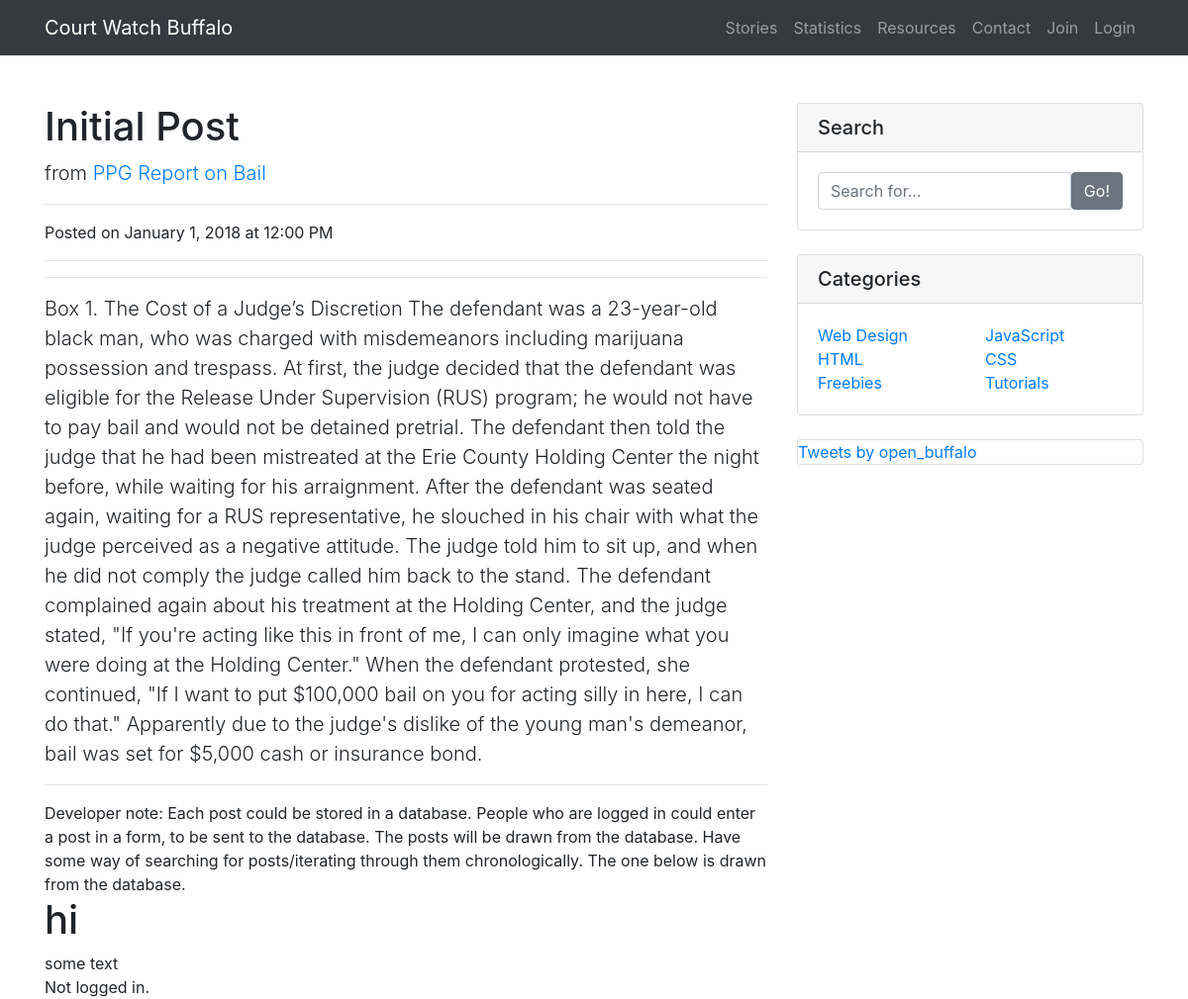
Before: /stories/ with the older database file.
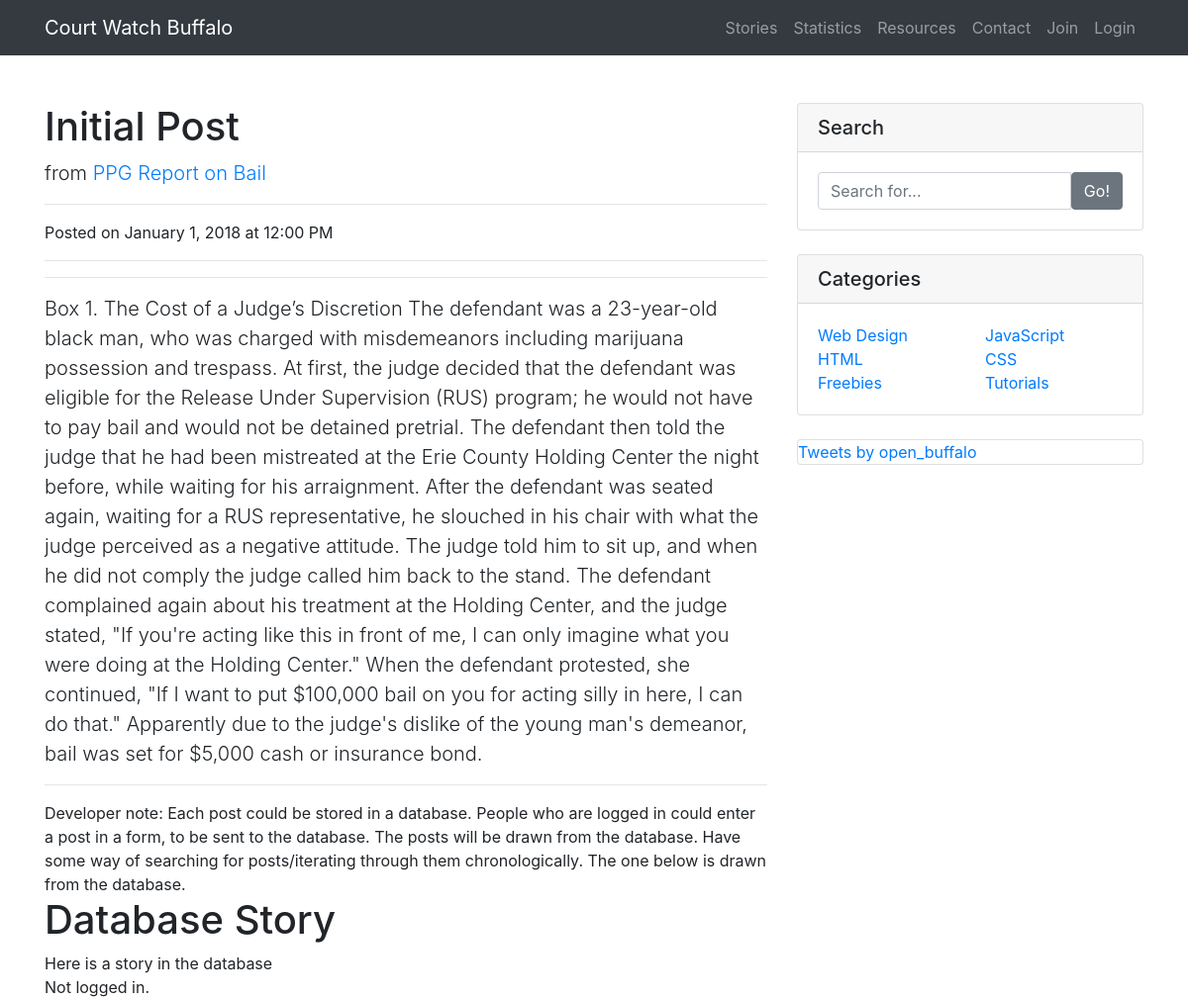
After: the same page with the newer database file.
### courtwatchsite/models.py (models this page shows)
class Story(models.Model):
	title = models.CharField(max_length=1000)
	text  = models.TextField()

### courtwatchsite/views.py (the view)
# urls.py: url(r'^stories/$', views.stories, name='stories'),
def stories(request):
    obj = Story.objects.get(id=1)
    context = {
        'title': obj.title,
        'text': obj.text
    }
    return render(request, "stories.html", context)

### courtwatchsite/templates/stories.html (shortened to what this page needs)
{% extends 'base.html' %}
{% block body %}
          <h1 class="mt-4">Initial Post</h1>
          <p class="lead">
            from
            <a href="https://ppgbuffalo.org/files/documents/criminal-justice/cruelty_and_cost_money_bail_in_buffalo.pdf">PPG Report on Bail</a>
          </p>
          <hr>
          <p>Posted on January 1, 2018 at 12:00 PM</p>
          <hr>
          <hr>
          <p class="lead">Box 1. The Cost of a Judge’s Discretion
The defendant was a 23-year-old black man, who was charged with misdemeanors
including marijuana possession and trespass. At first, the judge decided that the defendant
was eligible for the Release Under Supervision (RUS) program; he would not have to pay
bail and would not be detained pretrial. The defendant then told the judge that he had
been mistreated at the Erie County Holding Center the night before, while waiting for his
arraignment. After the defendant was seated again, waiting for a RUS representative, he
slouched in his chair with what the judge perceived as a negative attitude. The judge told
him to sit up, and when he did not comply the judge called him back to the stand. The
defendant complained again about his treatment at the Holding Center, and the judge
stated, "If you're acting like this in front of me, I can only imagine what you were doing at
the Holding Center." When the defendant protested, she continued, "If I want to put
$100,000 bail on you for acting silly in here, I can do that." Apparently due to the judge's
dislike of the young man's demeanor, bail was set for $5,000 cash or insurance bond. </p>
          <hr>
          <div>Developer note:  Each post could be stored in a database.  People who are logged in could enter a post in a form, to be sent to the database.  The posts will be drawn from the database.  Have some way of searching for posts/iterating through them chronologically. The one below is drawn from the database.</div>
          <h1>{{ title }}</h1>
          <div>{{text}}</div>
{% endblock %}

### courtwatchsite/templates/base.html (shortened to what this page needs)
<!DOCTYPE html>
<html lang="en">
<head>
    {% load static %}
    <link href="{% static 'vendor/bootstrap/css/bootstrap.min.css' %}" rel="stylesheet">
    <link href="{% static 'css/blog-post.css' %}" rel="stylesheet">
</head>
<body>
<br>
    <nav class="navbar navbar-expand-lg navbar-dark bg-dark fixed-top">
      <div class="container">
        <a class="navbar-brand" href="{% url 'index' %}">Court Watch Buffalo</a>
        <div class="collapse navbar-collapse" id="navbarResponsive">
          <ul class="navbar-nav ml-auto">
            <li class="nav-item">
              <a class="nav-link" href="{% url 'stories' %}">Stories</a>
            </li>
            <li class="nav-item">
              <a class="nav-link" href="{% url 'statistics' %}">Statistics</a>
            </li>
            <li class="nav-item">
              <a class="nav-link" href="{% url 'resources' %}">Resources</a>
            </li>
            <li class="nav-item">
              <a class="nav-link" href="{% url 'contact' %}">Contact</a>
            </li>
            {% if user.is_authenticated %}
            <li class="nav-item">
              <a class="nav-link" href="{% url 'member' %}">Member</a>
            </li>
            <li class="nav-item">
              <a class="nav-link" href="{% url 'logout' %}">Logout</a>
            </li>
            {% else %}
            <li class="nav-item">
              <a class="nav-link" href="{% url 'join' %}">Join</a>
            </li>
            <li class="nav-item">
              <a class="nav-link" href="{% url 'login' %}">Login</a>
            </li>
            {% endif %}
          </ul>
        </div>
      </div>
    </nav>
    <div class="container">
      <div class="row">
        <div class="col-lg-8">
            {% block body %}
            {% endblock %}
        </div>
        <div class="col-md-4">
          <div class="card my-4">
            <h5 class="card-header">Search</h5>
            <div class="card-body">
              <div class="input-group">
                <input type="text" class="form-control" placeholder="Search for...">
                <span class="input-group-btn">
                  <button class="btn btn-secondary" type="button">Go!</button>
                </span>
              </div>
            </div>
          </div>
          <div class="card my-4">
            <h5 class="card-header">Categories</h5>
            <div class="card-body">
              <div class="row">
                <div class="col-lg-6">
                  <ul class="list-unstyled mb-0">
                    <li>
                      <a href="#">Web Design</a>
                    </li>
                    <li>
                      <a href="#">HTML</a>
                    </li>
                    <li>
                      <a href="#">Freebies</a>
                    </li>
                  </ul>
                </div>
                <div class="col-lg-6">
                  <ul class="list-unstyled mb-0">
                    <li>
                      <a href="#">JavaScript</a>
                    </li>
                    <li>
                      <a href="#">CSS</a>
                    </li>
                    <li>
                      <a href="#">Tutorials</a>
                    </li>
                  </ul>
                </div>
              </div>
            </div>
          </div>
          <div class="card my-4">
               <a class="twitter-timeline" data-height="600" href="https://twitter.com/open_buffalo?ref_src=twsrc%5Etfw">Tweets by open_buffalo</a> <script async src="https://platform.twitter.com/widgets.js" charset="utf-8"></script>
          </div>
        </div>
      </div>
    </div>
</body>
    <footer>
      {% if user.is_authenticated %}
      <div class="container">
        Logged in as {{ user.get_username }}.
      </div>
      {% else %}
      <div class="container">
        Not logged in.
      </div>
      {% endif %}
    </footer>
  </body>
</html>

### courtwatchsite/static/css/blog-post.css (style rules this page uses)
body { padding-top: 54px; }
@media (min-width: 992px) { body { padding-top: 56px; } }

Changed rows visible on the page:
changed Story: title "hi" → "Database Story"; text "some text" → "Here is a story in the database"
